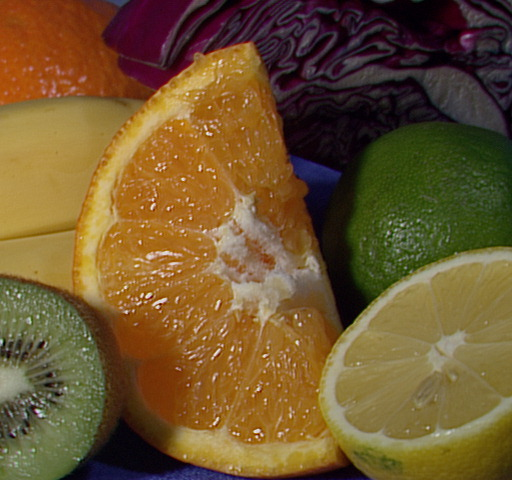
//> input picture fruits.jpg, 512 x 480 px
$ ./sample1_20160805   (built with g++ and OpenCV 4)
//> lines starting //> are read from the running program, lines starting //| are printed output that depends on the picture
#include <opencv2/opencv.hpp>
#include <stdio.h>

#define FLAG 1 // (0: direct access / 1: built-in function)

char *preset_file = "fruits.jpg";

void convertColorToGray(cv::Mat &input, cv::Mat &processed);

int main(int argc, char *argv[])
{
  char *input_file;
  // 1. prepare Mat objects for input-image and output-image
  cv::Mat input, processed;

  if(argc == 2){
    input_file = argv[1];
  }
  else{
    input_file = preset_file;
  }

  // 2. read an image from the specified file
  input = cv::imread(input_file, 1);
//> input is the input picture: 480 rows x 512 cols, CV_8UC3; mean B, G, R 46.2, 85.6, 110.8
  if(input.empty()){
    fprintf(stderr, "cannot open %s\n", input_file);
    exit(0);
  }

  convertColorToGray(input, processed);

  // 5. create windows
  cv::namedWindow("original image", 1);
  cv::namedWindow("processed image", 1);

  // 6. show images
  cv::imshow("original image", input);
  cv::imshow("processed image", processed);

  // 7. wait key input
  cv::waitKey(0);

  // 8. save the processed result
  cv::imwrite("processed.jpg", processed);

  return 0;
}


void convertColorToGray(cv::Mat &input, cv::Mat &processed)
{
#if FLAG // use built-in function

  //4. convert color to gray
  cv::Mat temp;
  std::vector<cv::Mat> planes;
  cv::cvtColor(input, temp, CV_BGR2YCrCb);
//> temp: 480 rows x 512 cols, CV_8UC3; mean of channels 0, 1, 2 88.7, 143.8, 104
  cv::split(temp, planes);
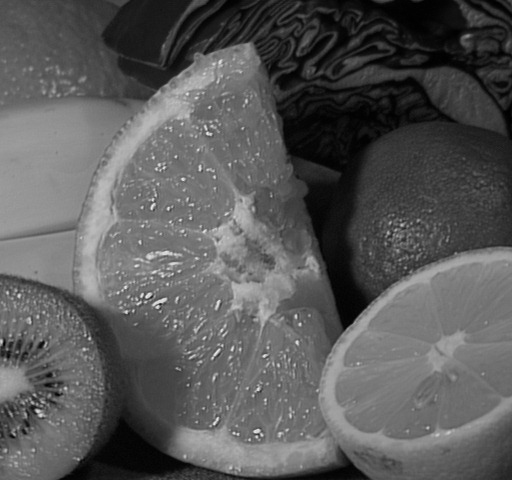
//> planes[0]: 480 rows x 512 cols, CV_8UC1; min 0, max 238, mean 88.7
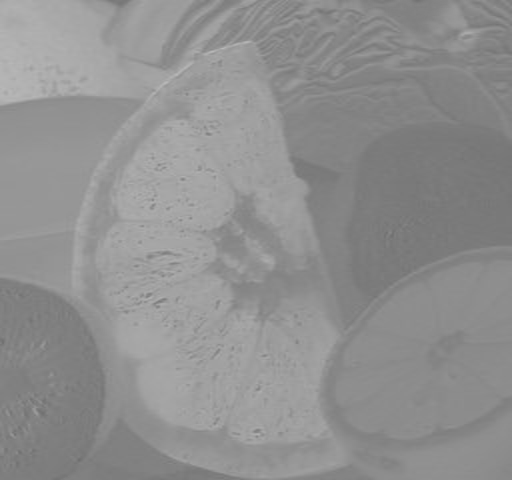
//> planes[1]: 480 rows x 512 cols, CV_8UC1; min 111, max 185, mean 143.8
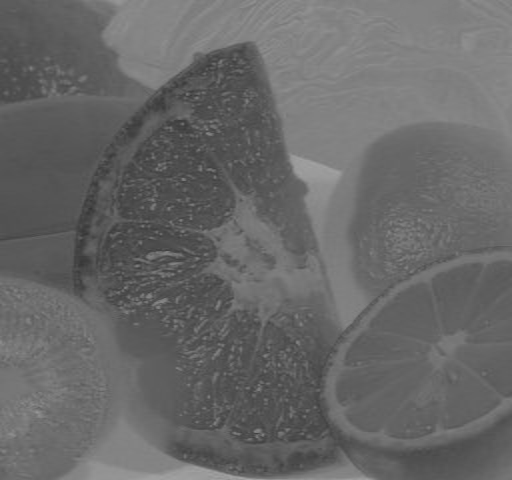
//> planes[2]: 480 rows x 512 cols, CV_8UC1; min 51, max 169, mean 104
  processed = planes[0];

#else

  // 3. create Mat for output-image
  cv::Size s = input.size();
  processed.create(s, CV_8UC1);

  for(int j = 0; j < s.height; j++){
    uchar *ptr1, *ptr2;
    ptr1 = input.ptr<uchar>(j);
    ptr2 = processed.ptr<uchar>(j);

    //4. convert color to gray
    for(int i = 0; i < s.width; i++){
      double y = 0.114 * ((double)ptr1[0]) + 0.587 * (double)ptr1[1] + 0.299 * (double)ptr1[2];

      if(y > 255) y = 255;
      if(y < 0) y = 0;

      *ptr2 = (uchar)y;
      ptr1 += 3;
      ptr2++;
    }
  }
#endif
}
